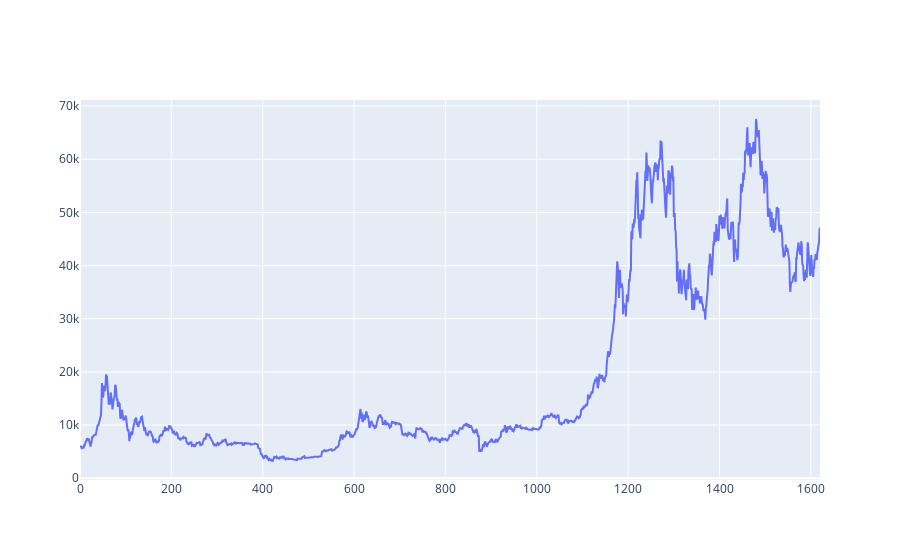

The notebook cell saved with this chart:
### Code cell
#7. Replotting the graph after normalisation
btc_trace = go.Scatter(x=data.index, y=data['Adj Close'],name='price')
py.iplot([btc_trace])

### Figure 1 — Plotly figure (JSON) as saved in the notebook; plotly's stock layout.template omitted (floating-point values rounded to 4 significant figures; data arrays with more than 128 entries replaced by an {"elided": "..."} marker saying what was removed)
{"data": [{"name": "price", "x": {"elided": "1621 int values"}, "y": {"elided": "1621 float values"}, "type": "scatter"}], "layout": {}}
